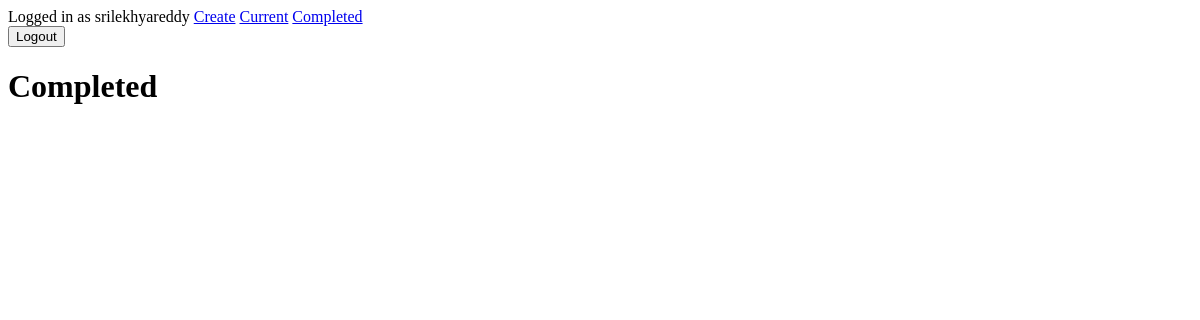
The app's page /completed/ (signed in), older data.
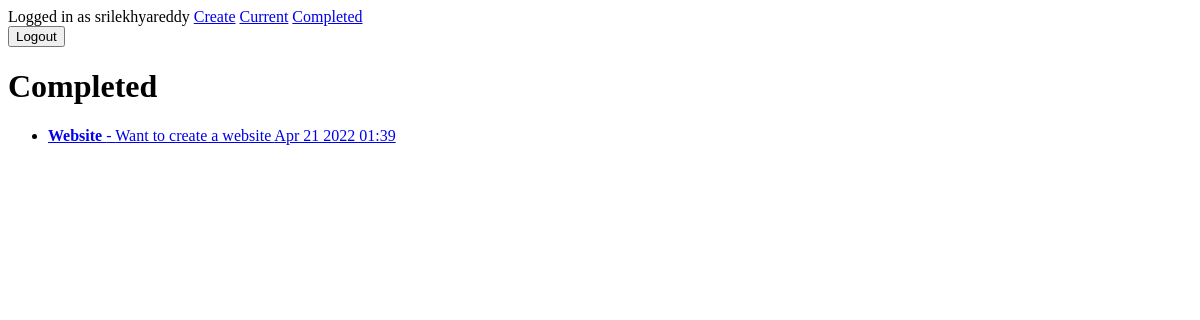
The same page, newer data.
### todo/models.py (models this page shows, shortened)
class Todo(models.Model):
	title = models.CharField(max_length = 100)
	memo = models.TextField(blank = True)
	created = models.DateTimeField(auto_now_add = True)
	datecompleted = models.DateTimeField(null = True, blank = True)
	important = models.BooleanField(default = False)
	user = models.ForeignKey(User , on_delete = models.CASCADE)

### todo/views.py (the view)
# urls.py: path('completed/', views.completedtodos, name = 'completed'),
@login_required
def completedtodos(request):
	todos = Todo.objects.filter(user = request.user, datecompleted__isnull = False).order_by('-datecompleted')
	return render(request, 'todo/completedtodos.html', {'todos':todos})

### todo/templates/todo/completedtodos.html (shortened to what this page needs)
{% extends 'todo/base.html' %}
{% block content %}
<h1>Completed</h1>
<ul>
	{% for todo in todos %}
	<li>
		<a href = "{% url 'viewtodo' todo.id %}">
		{% if todo.important %} <b> {% endif %}{{ todo.title }} {% if todo.important %} </b> {% endif %}
		{% if todo.memo %} - {{ todo.memo }}{% endif %}
		{{ todo.datecompleted|date:'M j Y H:i' }}
		</a>
	</li>
	{% endfor %}
{% endblock %}

### todo/templates/todo/base.html (shortened to what this page needs)
{% if user.is_authenticated %}
Logged in as {{ user.username}}
<a href = "{% url 'createtodos' %}">Create</a>
<a href = "{% url 'currenttodos' %}">Current</a>
<a href = "{% url 'completed' %}">Completed</a>
<form action="{% url 'logoutuser' %}" method = "POST">
	<button type = "submit">Logout</button>
</form>
{% else %}
<a href = "{% url 'signup_user' %}">Sign up</a>
<a href = "{% url 'loginuser' %}">Login</a>
{% endif %}
{% block content %}
{% endblock %}

Row changes from the older to the newer data that the page shows:
added Todo: title "Website", memo "Want to create a website", datecompleted "Apr 21 2022 01:39"
